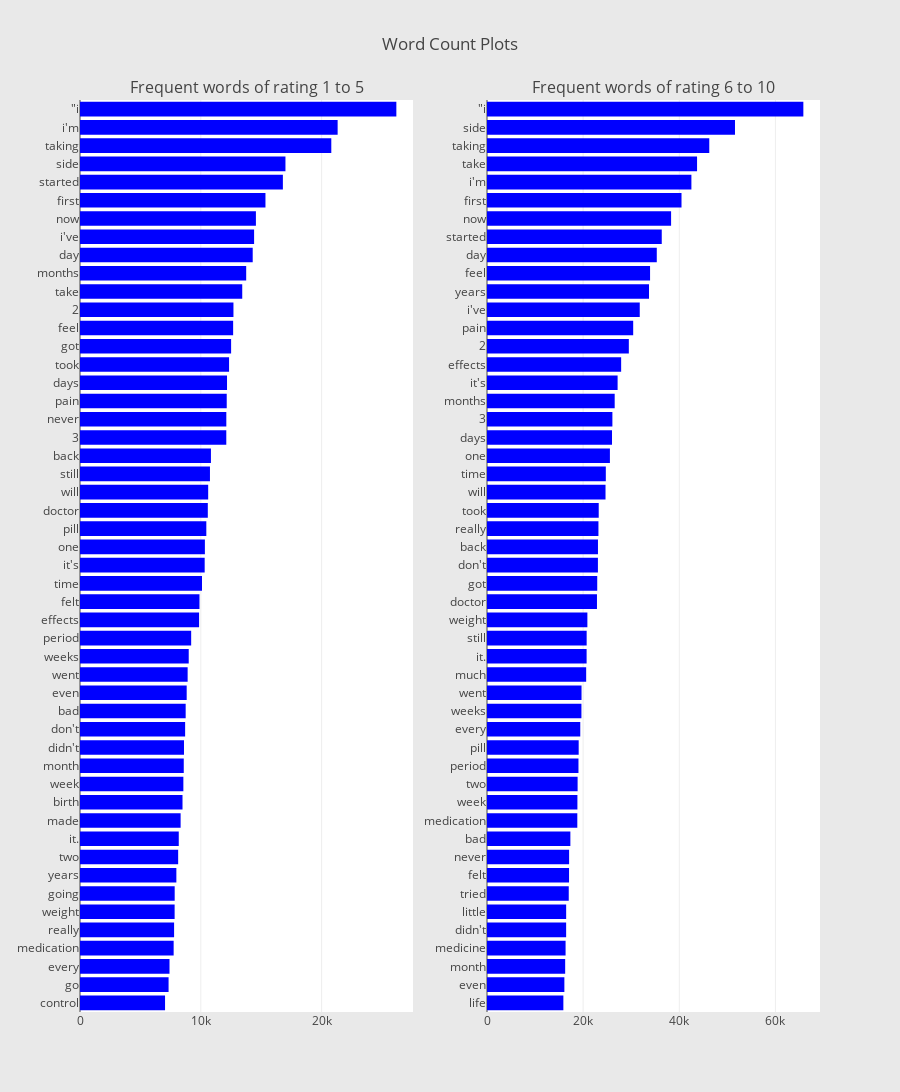

Notebook cell for this chart:
### Code cell
## custom function for ngram generation ##
def generate_ngrams(text, n_gram=1):
    token = [token for token in text.lower().split(" ") if token != "" if token not in STOPWORDS]
    ngrams = zip(*[token[i:] for i in range(n_gram)])
    return [" ".join(ngram) for ngram in ngrams]

## custom function for horizontal bar chart ##
def horizontal_bar_chart(df, color):
    trace = go.Bar(
        y=df["word"].values[::-1],
        x=df["wordcount"].values[::-1],
        showlegend=False,
        orientation = 'h',
        marker=dict(
            color=color,
        ),
    )
    return trace

## Get the bar chart from rating  8 to 10 review ##
freq_dict = defaultdict(int)
for sent in df_all_1_5["review"]:
    for word in generate_ngrams(sent):
        freq_dict[word] += 1
fd_sorted = pd.DataFrame(sorted(freq_dict.items(), key=lambda x: x[1])[::-1])
fd_sorted.columns = ["word", "wordcount"]
trace0 = horizontal_bar_chart(fd_sorted.head(50), 'blue')

## Get the bar chart from rating  4 to 7 review ##
freq_dict = defaultdict(int)
for sent in df_all_6_10["review"]:
    for word in generate_ngrams(sent):
        freq_dict[word] += 1
fd_sorted = pd.DataFrame(sorted(freq_dict.items(), key=lambda x: x[1])[::-1])
fd_sorted.columns = ["word", "wordcount"]
trace1 = horizontal_bar_chart(fd_sorted.head(50), 'blue')

# Creating two subplots
fig = tools.make_subplots(rows=1, cols=2, vertical_spacing=0.04,
                          subplot_titles=["Frequent words of rating 1 to 5", 
                                          "Frequent words of rating 6 to 10"])
fig.append_trace(trace0, 1, 1)
fig.append_trace(trace1, 1, 2)
fig['layout'].update(height=1200, width=900, paper_bgcolor='rgb(233,233,233)', title="Word Count Plots")
py.iplot(fig, filename='word-plots')

### Figure 1 — Plotly figure (JSON) as saved in the notebook; plotly's stock layout.template omitted (floating-point values rounded to 4 significant figures)
{"data": [{"marker": {"color": "blue"}, "orientation": "h", "showlegend": false, "type": "bar", "uid": "df528daa-5e5c-11ed-997b-75c9bcd0e771", "x": [7041, 7333, 7410, 7753, 7789, 7834, 7839, 7977, 8126, 8176, 8330, 8486, 8557, 8590, 8609, 8703, 8748, 8832, 8911, 9001, 9203, 9858, 9891, 10100, 10322, 10339, 10457, 10581, 10611, 10759, 10840, 12111, 12113, 12147, 12171, 12341, 12510, 12678, 12703, 13431, 13758, 14298, 14413, 14563, 15353, 16795, 17008, 20804, 21329, 26189], "xaxis": "x", "y": ["control", "go", "every", "medication", "really", "weight", "going", "years", "two", "it.", "made", "birth", "week", "month", "didn&#039;t", "don&#039;t", "bad", "even", "went", "weeks", "period", "effects", "felt", "time", "it&#039;s", "one", "pill", "doctor", "will", "still", "back", "3", "never", "pain", "days", "took", "got", "feel", "2", "take", "months", "day", "i&#039;ve", "now", "first", "started", "side", "taking", "i&#039;m", "\"i"], "yaxis": "y"}, {"marker": {"color": "blue"}, "orientation": "h", "showlegend": false, "type": "bar", "uid": "df533976-5e5c-11ed-997b-75c9bcd0e771", "x": [15884, 16095, 16260, 16346, 16463, 16466, 17006, 17068, 17080, 17343, 18785, 18806, 18849, 19028, 19071, 19401, 19642, 19664, 20629, 20720, 20730, 20880, 22875, 22930, 23073, 23083, 23182, 23240, 24655, 24716, 25567, 26004, 26083, 26561, 27169, 27905, 29502, 30410, 31774, 33698, 33921, 35318, 36350, 38293, 40461, 42518, 43695, 46237, 51586, 65806], "xaxis": "x2", "y": ["life", "even", "month", "medicine", "didn&#039;t", "little", "tried", "felt", "never", "bad", "medication", "week", "two", "period", "pill", "every", "weeks", "went", "much", "it.", "still", "weight", "doctor", "got", "don&#039;t", "back", "really", "took", "will", "time", "one", "days", "3", "months", "it&#039;s", "effects", "2", "pain", "i&#039;ve", "years", "feel", "day", "started", "now", "first", "i&#039;m", "take", "taking", "side", "\"i"], "yaxis": "y2"}], "layout": {"annotations": [{"font": {"size": 16}, "showarrow": false, "text": "Frequent words of rating 1 to 5", "x": 0.225, "xanchor": "center", "xref": "paper", "y": 1, "yanchor": "bottom", "yref": "paper"}, {"font": {"size": 16}, "showarrow": false, "text": "Frequent words of rating 6 to 10", "x": 0.775, "xanchor": "center", "xref": "paper", "y": 1, "yanchor": "bottom", "yref": "paper"}], "height": 1200, "paper_bgcolor": "rgb(233,233,233)", "title": "Word Count Plots", "width": 900, "xaxis": {"anchor": "y", "domain": [0, 0.45]}, "xaxis2": {"anchor": "y2", "domain": [0.55, 1]}, "yaxis": {"anchor": "x", "domain": [0, 1]}, "yaxis2": {"anchor": "x2", "domain": [0, 1]}}}
